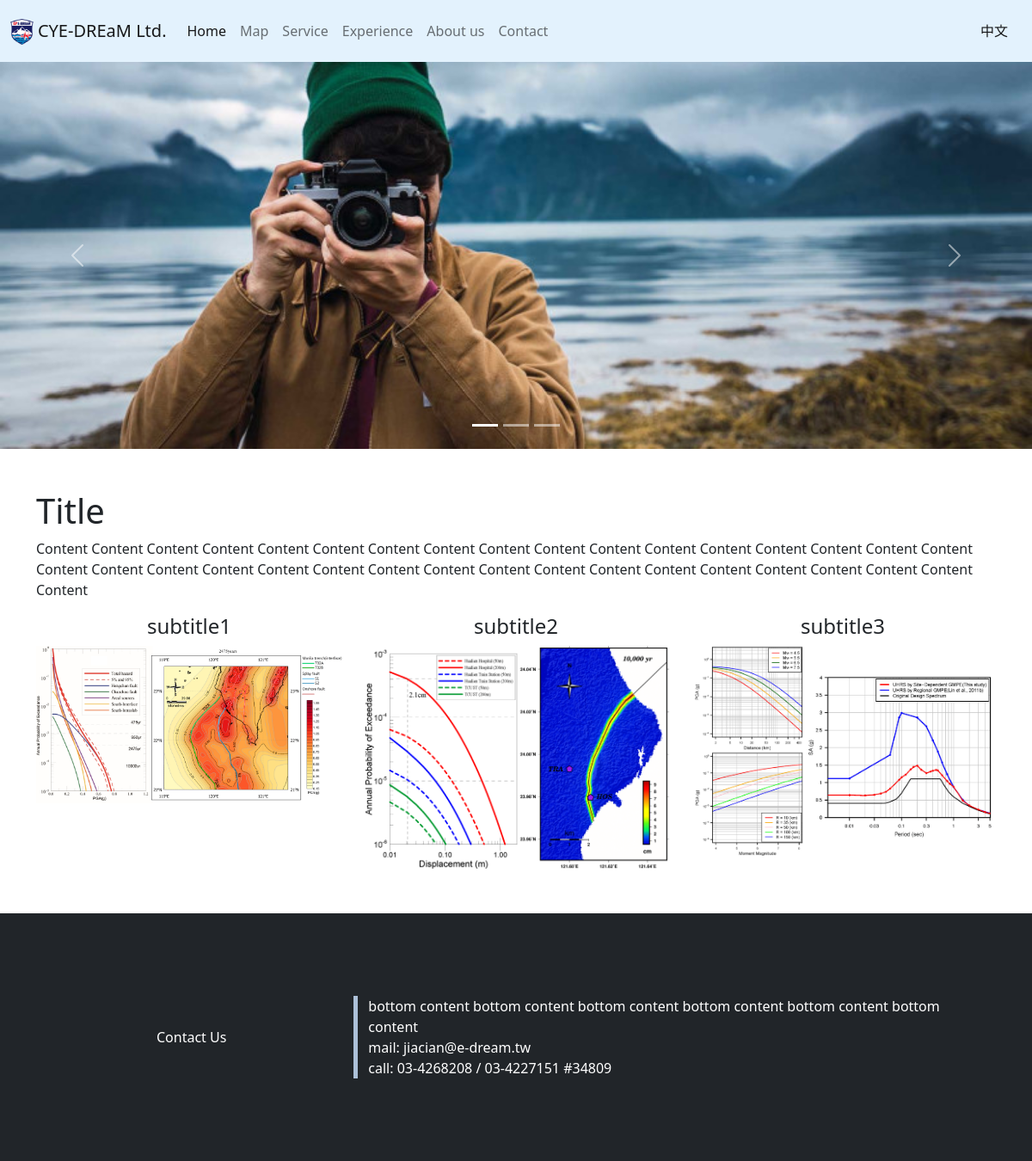
Page /en on the committed database.
### home/models.py (models this page shows, shortened)
class HomePage(models.Model):
    name = models.CharField('公司名稱', max_length=20)
    logo= models.ImageField("公司logo",storage=OverwriteStorage(),upload_to='',blank=True)
    big_pic_url1 = models.ImageField("圖片1 URL",storage=OverwriteStorage(),upload_to='home_image/',blank=True)
    big_pic_url2 = models.ImageField("圖片2 URL",storage=OverwriteStorage(),upload_to='home_image/',blank=True)
    big_pic_url3 = models.ImageField("圖片3 URL",storage=OverwriteStorage(),upload_to='home_image/',blank=True)
    title = models.CharField('標題', max_length=20)
    title_content=models.TextField('標題內容', max_length=200)
    sub_title1=models.CharField('子標題1', max_length=50,blank=True)
    sub_title2=models.CharField('子標題2', max_length=50,blank=True)
    sub_title3=models.CharField('子標題3', max_length=50,blank=True)
    sub_title4=models.CharField('子標題4', max_length=50,blank=True)
    pic_url1 = models.ImageField("子標題圖片1 URL",storage=OverwriteStorage(),upload_to='home_image/',blank=True)
    pic_url2 = models.ImageField("子標題圖片2 URL",storage=OverwriteStorage(),upload_to='home_image/',blank=True)
    pic_url3 = models.ImageField("子標題圖片3 URL",storage=OverwriteStorage(),upload_to='home_image/',blank=True)
    pic_url4 = models.ImageField("子標題圖片4 URL",storage=OverwriteStorage(),upload_to='home_image/',blank=True)
    bottom_title=models.CharField('底部標題', max_length=20,blank=True)
    bottom_content=models.TextField('底部內容', max_length=300,blank=True)
    bottom_email=models.CharField('底部email', max_length=100,blank=True)
    bottom_phone=models.CharField('底部連絡電話', max_length=50,blank=True)

class HomePage_EN(models.Model):
    name = models.CharField('公司名稱', max_length=50)
    title = models.CharField('標題', max_length=50)
    title_content=models.TextField('標題內容', max_length=400)
    sub_title1=models.CharField('子標題1', max_length=50,blank=True)
    sub_title2=models.CharField('子標題2', max_length=50,blank=True)
    sub_title3=models.CharField('子標題3', max_length=50,blank=True)
    sub_title4=models.CharField('子標題4', max_length=50,blank=True)
    bottom_title=models.CharField('底部標題', max_length=20,blank=True)
    bottom_content=models.TextField('底部內容', max_length=400,blank=True)
    bottom_email=models.CharField('底部email', max_length=100,blank=True)
    bottom_phone=models.CharField('底部連絡電話', max_length=50,blank=True)

### home/views.py (the view)
# urls.py: path("en",showHomepage_EN)
def showHomepage_EN(request):
    content=HomePage_EN.objects.all()
    Home_page_img=HomePage.objects.all()
    return render(request,"HomePage_EN.html",{"Home_Content_EN":content,"Home_Content":Home_page_img})

### templates/HomePage_EN.html (shortened to what this page needs)
{% load static %}
<!DOCTYPE html>
<html lang="en">
{% for Content_EN in Home_Content_EN %}
{% for Content in Home_Content %}
<head>
    <link href="https://cdn.jsdelivr.net/npm/bootstrap@5.0.2/dist/css/bootstrap.min.css" rel="stylesheet"
>
    <link rel="stylesheet" href="{% static 'css/HomePage.css' %}">
</head>
<body>
    <nav class="navbar navbar-expand-lg navbar-light" style='background-color: #e3f2fd;'>
        <div class="container-xxl">
            <a class="navbar-brand" href="">
                <img src="../static/assets/{{ Content.logo }}" alt="" height="30"
                    class="d-inline-block align-text-top">
                {{Content_EN.name}}</a>
            <div class="collapse navbar-collapse" id="navbarSupportedContent">
                <ul class="navbar-nav me-auto mb-2 mb-lg-0">
                    <li class="nav-item">
                        <a class="nav-link active" aria-current="page" href="">Home</a>
                    </li>
                    <li class="nav-item">
                        <a class="nav-link" href="MapPage/en">Map</a>
                    </li>
                    <li class="nav-item">
                        <a class="nav-link" href="Service/en">Service</a>
                    </li>
                    <li class="nav-item">
                        <a class="nav-link" href="Experience/en">Experience</a>
                    </li>
                    <li class="nav-item">
                        <a class="nav-link" href="AboutUs/en">About us</a>
                    </li>
                    <li class="nav-item">
                        <a class="nav-link" href="Contact/en">Contact</a>
                    </li>
                </ul>
                <span class="navbar-text">
                    <a class="nav-link" href="..">中文</a>
                </span>
            </div>
        </div>
    </nav>
    <div id="carouselExampleIndicators" class="carousel slide" data-bs-ride="carousel">
        <div class="carousel-indicators">
            <button type="button" data-bs-target="#carouselExampleIndicators" data-bs-slide-to="0" class="active"
                aria-current="true" aria-label="Slide 1"></button>
            <button type="button" data-bs-target="#carouselExampleIndicators" data-bs-slide-to="1"
                aria-label="Slide 2"></button>
            <button type="button" data-bs-target="#carouselExampleIndicators" data-bs-slide-to="2"
                aria-label="Slide 3"></button>
        </div>
        <div class="carousel-inner">
            <div class="carousel-item active">
                <img src="../static/assets/{{ Content.big_pic_url1 }}" class="d-block w-100">
            </div>
        </div>
        <button class="carousel-control-prev" type="button" data-bs-target="#carouselExampleIndicators"
            data-bs-slide="prev">
            <span class="carousel-control-prev-icon" aria-hidden="true"></span>
        </button>
        <button class="carousel-control-next" type="button" data-bs-target="#carouselExampleIndicators"
            data-bs-slide="next">
            <span class="carousel-control-next-icon" aria-hidden="true"></span>
        </button>
    </div>
    <div class="container">
        <div class="row">
            <div class="col-12 col-md-12">
                <br>
                <br>
                <h1>{{ Content_EN.title }}</h1>
                <p>{{Content_EN.title_content}}
                </p>
                <div class="row">
                    <div class="col-12 col-md-4 text-center">
                        <div class="item">
                            <h4>{{Content_EN.sub_title1}}</h4>
                            <img src="../static/assets/{{ Content.pic_url1 }}" class="img-fluid">
                        </div>
                    </div>
                    <div class="col-12 col-md-4 text-center">
                        <div class="item">
                            <h4>{{Content_EN.sub_title2}}</h4>
                            <img src="../static/assets/{{ Content.pic_url2 }}" class="img-fluid">
                        </div>
                    </div>
                    <div class="col-12 col-md-4 text-center">
                        <div class="item">
                            <h4>{{Content_EN.sub_title3}}</h4>
                            <img src="../static/assets/{{ Content.pic_url3 }}" class="img-fluid">
                        </div>
                    </div>
                </div>
            </div>
        </div>
    </div>
    <footer class="bd-footer py-4 py-md-5 mt-5 bg-dark">
        <div class="container py-4 py-md-5 px-4 px-md-3">
            <div class="row align-items-center">
                <div class="text-center col-4 col-md-4" style="color:white">{{Content_EN.bottom_title}}</div>
                <div class="text-left col-8 col-md-8" id="Contact" style="color:white">
                    {{Content_EN.bottom_content}}<br>
                    mail: {{Content_EN.bottom_email}}<br>
                    call: {{Content_EN.bottom_phone}}
                </div>
            </div>
        </div>
    </footer>
</body>
{% endfor %}
{% endfor %}
</html>

### statics/css/HomePage.css (style rules this page uses)
.row #Contact { border-left: solid #ACC0D8 5px; }

### rows in the picture
HomePage_EN: name "CYE-DREaM Ltd.", title "Title", title_content "Content Content Content Content Content Content Content Content Content Content Content Content Content Content Content Content Content Content Content Content Content Content Content Content Content Content Content Content Content Content Content Content Content Content Content", sub_title1 "subtitle1", sub_title2 "subtitle2", sub_title3 "subtitle3", bottom_title "Contact Us", bottom_content "bottom content bottom content bottom content bottom content bottom content bottom content", bottom_email "jiacian@e-dream.tw", bottom_phone "03-4268208 / 03-4227151 #34809"
HomePage: logo (picture), big_pic_url1 (picture), pic_url1 (picture), pic_url2 (picture), pic_url3 (picture)
